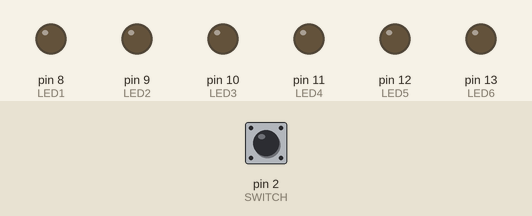
A sketch run on a simulated Arduino Uno, built with avr-gcc and run on an emulated ATmega328P. Shown: output pins drawn as LEDs (lit = HIGH). Inputs (shaded band) come from the test bench; at power-on: pin 2 (SWITCH) LOW. Random numbers use the default seed unless the sketch sets one.

Above: at 1.2 s.
1.3 s: pin 2 (SWITCH) pulled HIGH for 0.15 s
At 2.4 s:
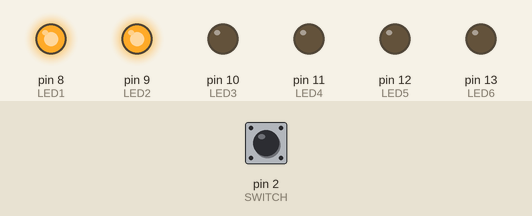
4.4 s: pin 2 (SWITCH) pulled HIGH for 3.2 s
At 7.5 s:
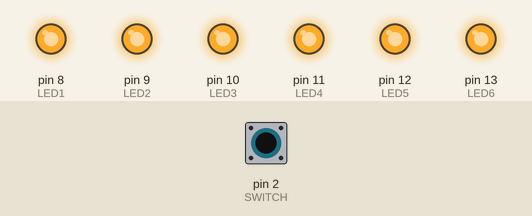
9.9 s: pin 2 (SWITCH) pulled HIGH for 1 s
At 10.2 s:
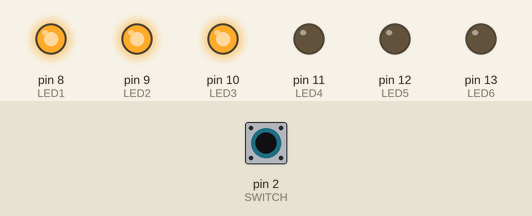
13.4 s: pin 2 (SWITCH) pulled HIGH for 0.15 s
At 14.0 s:
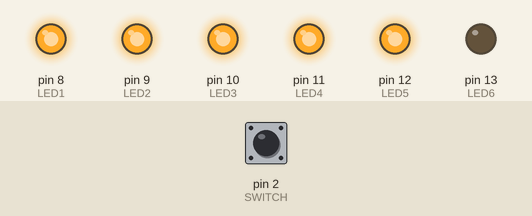
16.5 s: pin 2 (SWITCH) pulled HIGH for 3.2 s
At 19.1 s:
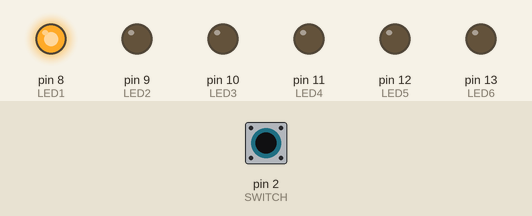
Timing chart, 0 to 22.0 s (numbered marks = the images above; inputs shaded):
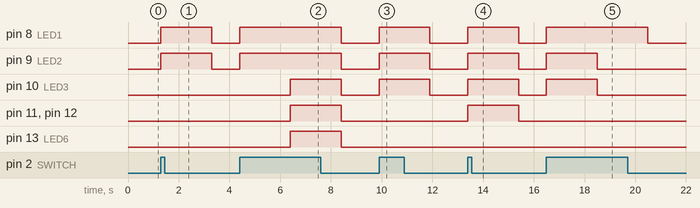

Measured:
- after the input at 1.3 s, pin 8 (LED1), pin 9 (LED2): LOW → HIGH at once, → LOW 2.0 s later
- after the input at 4.4 s, pin 8 (LED1), pin 9 (LED2): LOW → HIGH at once, → LOW 4.0 s later; pin 10 (LED3), pin 11 (LED4), pin 12 (LED5), pin 13 (LED6): LOW → HIGH after 2.0 s, → LOW 2.0 s later
- after the input at 9.9 s, pin 8 (LED1), pin 9 (LED2), pin 10 (LED3): LOW → HIGH at once, → LOW 2.0 s later
- after the input at 13.4 s, pin 8 (LED1), pin 9 (LED2), pin 10 (LED3), pin 11 (LED4), pin 12 (LED5): LOW → HIGH at once, → LOW 2.0 s later
- after the input at 16.5 s, pin 8 (LED1): LOW → HIGH at once, → LOW 4.0 s later; pin 9 (LED2), pin 10 (LED3): LOW → HIGH at once, → LOW 2.0 s later

The sketch:

LED_Wuerfel.ino
```cpp
/*Author : Zäned
Date : 01.12.2021*/

#define SWITCH 2
#define LED1 8
#define LED2 9
#define LED3 10
#define LED4 11
#define LED5 12
#define LED6 13
int switchState = 0;

void setup() {
  pinMode(SWITCH, INPUT);
  pinMode(LED1, OUTPUT);
  pinMode(LED2, OUTPUT);
  pinMode(LED3, OUTPUT);
  pinMode(LED4, OUTPUT);
  pinMode(LED5, OUTPUT);
  pinMode(LED6, OUTPUT);
}

void loop() {
  //Überprüfe, ob Strom an Pin 2 anliegt
  switchState = digitalRead(SWITCH);

  //Falls ja, lass LEDs leuchten
  if (switchState == HIGH){
    //Zufallszahl generieren
    int dicenumber = random(1,7);
    //Basierend auf Zufallszahl LEDs leuchten lassen
    if (dicenumber == 1){
      digitalWrite(LED1, HIGH);
      digitalWrite(LED2, LOW);
      digitalWrite(LED3, LOW);
      digitalWrite(LED4, LOW);
      digitalWrite(LED5, LOW);
      digitalWrite(LED6, LOW);
      delay(2000);
      }
    else if (dicenumber == 2){
      digitalWrite(LED1, HIGH);
      digitalWrite(LED2, HIGH);
      digitalWrite(LED3, LOW);
      digitalWrite(LED4, LOW);
      digitalWrite(LED5, LOW);
      digitalWrite(LED6, LOW);
      delay(2000);
      }
    else if (dicenumber == 3){
      digitalWrite(LED1, HIGH);
      digitalWrite(LED2, HIGH);
      digitalWrite(LED3, HIGH);
      digitalWrite(LED4, LOW);
      digitalWrite(LED5, LOW);
      digitalWrite(LED6, LOW);
      delay(2000);
      }
    else if (dicenumber == 4){
      digitalWrite(LED1, HIGH);
      digitalWrite(LED2, HIGH);
      digitalWrite(LED3, HIGH);
      digitalWrite(LED4, HIGH);
      digitalWrite(LED5, LOW);
      digitalWrite(LED6, LOW);
      delay(2000);
      }
    else if (dicenumber == 5){
      digitalWrite(LED1, HIGH);
      digitalWrite(LED2, HIGH);
      digitalWrite(LED3, HIGH);
      digitalWrite(LED4, HIGH);
      digitalWrite(LED5, HIGH);
      digitalWrite(LED6, LOW);
      delay(2000);
      }
    else if (dicenumber == 6){
      digitalWrite(LED1, HIGH);
      digitalWrite(LED2, HIGH);
      digitalWrite(LED3, HIGH);
      digitalWrite(LED4, HIGH);
      digitalWrite(LED5, HIGH);
      digitalWrite(LED6, HIGH);
      delay(2000);
      }
   }
   else{
    digitalWrite(LED1, LOW);
    digitalWrite(LED2, LOW);
    digitalWrite(LED3, LOW);
    digitalWrite(LED4, LOW);
    digitalWrite(LED5, LOW);
    digitalWrite(LED6, LOW);
    }
}
```
